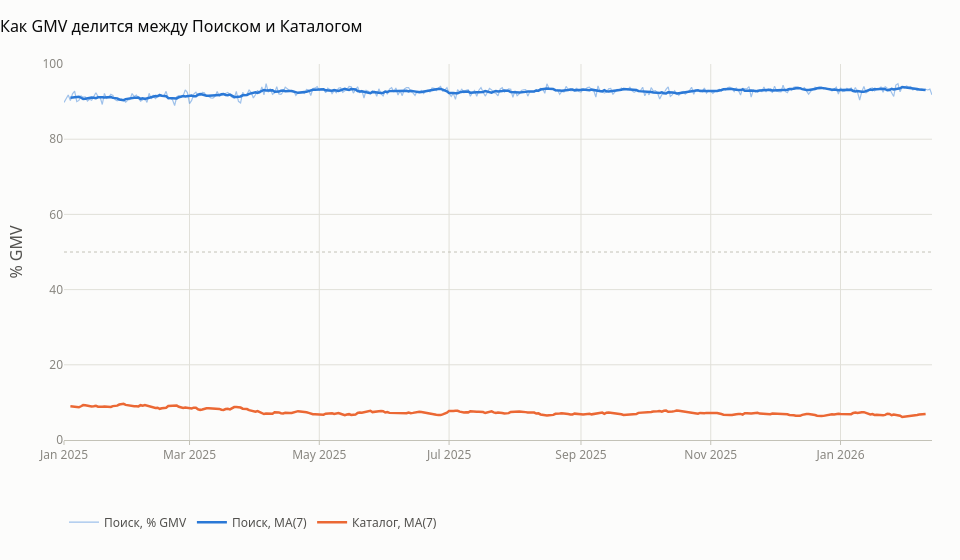

The cell this chart's notebook holds for it:
### Code cell
# --- доля каналов в GMV
fig = go.Figure()
share_s = (daily["gmv_search"] / daily["gmv"] * 100).to_numpy()
ma_s = np.convolve(share_s, np.ones(7) / 7, mode="same"); ma_s[:3] = np.nan; ma_s[-3:] = np.nan
line(fig, DATES, share_s, "Поиск, % GMV", slot=0, width=1.2, opacity=0.45)
line(fig, DATES, ma_s, "Поиск, MA(7)", slot=0, width=2.5)
line(fig, DATES, 100 - ma_s, "Каталог, MA(7)", slot=1, width=2.5)
fig.update_yaxes(title="% GMV", range=[0, 100])
fig.add_hline(y=50, line=dict(color=AXIS, width=1, dash="dot"))
show(fig, "Как GMV делится между Поиском и Каталогом", h=560)

### Figure 1 — Plotly figure (JSON) as saved in the notebook; plotly's stock layout.template omitted (floating-point values rounded to 4 significant figures; data arrays with more than 128 entries replaced by an {"elided": "..."} marker saying what was removed)
{"data": [{"line": {"color": "#2a78d6", "width": 1.2}, "mode": "lines", "name": "Поиск, % GMV", "opacity": 0.45, "type": "scatter", "x": {"elided": "409 str values"}, "y": {"elided": "409 float values"}}, {"line": {"color": "#2a78d6", "width": 2.5}, "mode": "lines", "name": "Поиск, MA(7)", "type": "scatter", "x": {"elided": "409 str values"}, "y": {"elided": "409 float values"}}, {"line": {"color": "#eb6834", "width": 2.5}, "mode": "lines", "name": "Каталог, MA(7)", "type": "scatter", "x": {"elided": "409 str values"}, "y": {"elided": "409 float values"}}], "layout": {"autosize": false, "height": 560, "shapes": [{"line": {"color": "#c3c2b7", "dash": "dot", "width": 1}, "type": "line", "x0": 0, "x1": 1, "xref": "x domain", "y0": 50, "y1": 50, "yref": "y"}], "title": {"text": "Как GMV делится между Поиском и Каталогом"}, "width": 960, "xaxis": {"automargin": true}, "yaxis": {"automargin": true, "range": [0, 100], "title": {"text": "% GMV"}}}}
